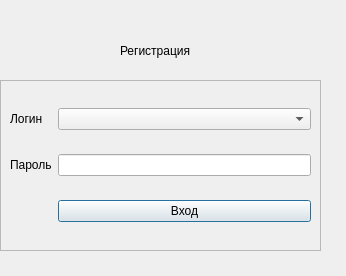
<?xml version="1.0" encoding="UTF-8"?>
<ui version="4.0">
 <class>Authorization</class>
 <widget class="QDialog" name="Authorization">
  <property name="geometry">
   <rect>
    <x>0</x>
    <y>0</y>
    <width>346</width>
    <height>276</height>
   </rect>
  </property>
  <property name="windowTitle">
   <string>Dialog</string>
  </property>
  <widget class="QFrame" name="frame">
   <property name="geometry">
    <rect>
     <x>0</x>
     <y>80</y>
     <width>321</width>
     <height>171</height>
    </rect>
   </property>
   <property name="frameShape">
    <enum>QFrame::StyledPanel</enum>
   </property>
   <property name="frameShadow">
    <enum>QFrame::Raised</enum>
   </property>
   <layout class="QGridLayout" name="gridLayout">
    <item row="0" column="0">
     <widget class="QLabel" name="label">
      <property name="text">
       <string>Логин</string>
      </property>
     </widget>
    </item>
    <item row="0" column="1">
     <widget class="QComboBox" name="cbLogin"/>
    </item>
    <item row="1" column="0">
     <widget class="QLabel" name="label_2">
      <property name="text">
       <string>Пароль</string>
      </property>
     </widget>
    </item>
    <item row="1" column="1">
     <widget class="QLineEdit" name="lePass"/>
    </item>
    <item row="2" column="1">
     <widget class="QPushButton" name="btnEntry">
      <property name="text">
       <string>Вход</string>
      </property>
     </widget>
    </item>
   </layout>
  </widget>
  <widget class="QLabel" name="label_3">
   <property name="geometry">
    <rect>
     <x>120</x>
     <y>30</y>
     <width>151</width>
     <height>41</height>
    </rect>
   </property>
   <property name="styleSheet">
    <string notr="true">font: 16pt &quot;Segoe UI&quot;;</string>
   </property>
   <property name="text">
    <string>Регистрация</string>
   </property>
  </widget>
 </widget>
 <resources/>
 <connections/>
</ui>
